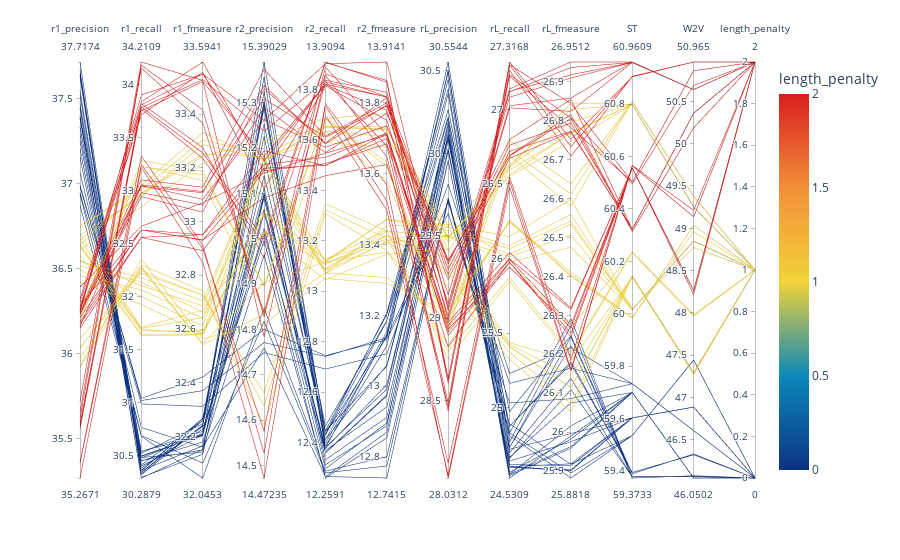

Here is the notebook cell this chart was saved with:
### Code cell
GENERATIVE_PARAM = 'length_penalty'

import plotly.express as px

fig = px.parallel_coordinates(
    gps_metrics,
    color=GENERATIVE_PARAM,
    dimensions=['r1_precision', 'r1_recall', 'r1_fmeasure', 'r2_precision', 'r2_recall', 'r2_fmeasure',
                'rL_precision', 'rL_recall', 'rL_fmeasure', 'ST', 'W2V', GENERATIVE_PARAM],
    color_continuous_scale=px.colors.diverging.Portland,
)

fig.show()
